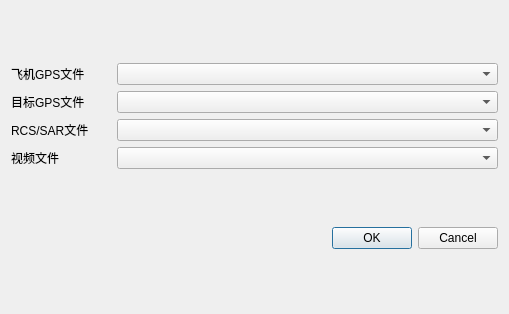
<?xml version="1.0" encoding="UTF-8"?>
<ui version="4.0">
 <class>DisplayFileSelectDlg</class>
 <widget class="QDialog" name="DisplayFileSelectDlg">
  <property name="geometry">
   <rect>
    <x>0</x>
    <y>0</y>
    <width>509</width>
    <height>314</height>
   </rect>
  </property>
  <property name="windowTitle">
   <string>选择文件</string>
  </property>
  <layout class="QVBoxLayout" name="verticalLayout">
   <item>
    <layout class="QGridLayout" name="gridLayout">
     <item row="1" column="0">
      <widget class="QLabel" name="label_2">
       <property name="text">
        <string>目标GPS文件</string>
       </property>
      </widget>
     </item>
     <item row="2" column="0">
      <widget class="QLabel" name="label_3">
       <property name="text">
        <string>RCS/SAR文件</string>
       </property>
      </widget>
     </item>
     <item row="0" column="0">
      <widget class="QLabel" name="label">
       <property name="maximumSize">
        <size>
         <width>100</width>
         <height>16777215</height>
        </size>
       </property>
       <property name="text">
        <string>飞机GPS文件</string>
       </property>
      </widget>
     </item>
     <item row="0" column="1">
      <widget class="QComboBox" name="comboBox_PlaneGPS"/>
     </item>
     <item row="1" column="1">
      <widget class="QComboBox" name="comboBox_TargetGPS"/>
     </item>
     <item row="2" column="1">
      <widget class="QComboBox" name="comboBox_RCS"/>
     </item>
     <item row="3" column="0">
      <widget class="QLabel" name="label_4">
       <property name="text">
        <string>视频文件</string>
       </property>
      </widget>
     </item>
     <item row="3" column="1">
      <widget class="QComboBox" name="comboBox_Video"/>
     </item>
    </layout>
   </item>
   <item>
    <widget class="QDialogButtonBox" name="buttonBox">
     <property name="standardButtons">
      <set>QDialogButtonBox::Cancel|QDialogButtonBox::Ok</set>
     </property>
    </widget>
   </item>
  </layout>
 </widget>
 <layoutdefault spacing="6" margin="11"/>
 <resources/>
 <connections>
  <connection>
   <sender>buttonBox</sender>
   <signal>accepted()</signal>
   <receiver>DisplayFileSelectDlg</receiver>
   <slot>accept()</slot>
   <hints>
    <hint type="sourcelabel">
     <x>318</x>
     <y>283</y>
    </hint>
    <hint type="destinationlabel">
     <x>228</x>
     <y>244</y>
    </hint>
   </hints>
  </connection>
  <connection>
   <sender>buttonBox</sender>
   <signal>rejected()</signal>
   <receiver>DisplayFileSelectDlg</receiver>
   <slot>reject()</slot>
   <hints>
    <hint type="sourcelabel">
     <x>437</x>
     <y>288</y>
    </hint>
    <hint type="destinationlabel">
     <x>401</x>
     <y>238</y>
    </hint>
   </hints>
  </connection>
 </connections>
</ui>
